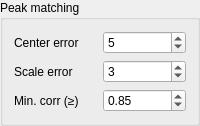
                          <widget class="QGroupBox" name="groupBox_11">
                           <property name="title">
                            <string>Peak matching</string>
                           </property>
                           <layout class="QGridLayout" name="gridLayout_18">
                            <item row="0" column="0">
                             <widget class="QLabel" name="label_2">
                              <property name="text">
                               <string>Center error</string>
                              </property>
                             </widget>
                            </item>
                            <item row="0" column="1">
                             <widget class="QSpinBox" name="peak_centerError">
                              <property name="value">
                               <number>5</number>
                              </property>
                             </widget>
                            </item>
                            <item row="1" column="0">
                             <widget class="QLabel" name="scaleError">
                              <property name="text">
                               <string>Scale error</string>
                              </property>
                             </widget>
                            </item>
                            <item row="1" column="1">
                             <widget class="QSpinBox" name="peak_scaleError">
                              <property name="value">
                               <number>3</number>
                              </property>
                             </widget>
                            </item>
                            <item row="2" column="0">
                             <widget class="QLabel" name="label_47">
                              <property name="text">
                               <string>Min. corr (≥)</string>
                              </property>
                             </widget>
                            </item>
                            <item row="2" column="1">
                             <widget class="QDoubleSpinBox" name="minPeakCorr">
                              <property name="minimum">
                               <double>-1.000000000000000</double>
                              </property>
                              <property name="maximum">
                               <double>1.000000000000000</double>
                              </property>
                              <property name="singleStep">
                               <double>0.005000000000000</double>
                              </property>
                              <property name="value">
                               <double>0.850000000000000</double>
                              </property>
                             </widget>
                            </item>
                           </layout>
                          </widget>
